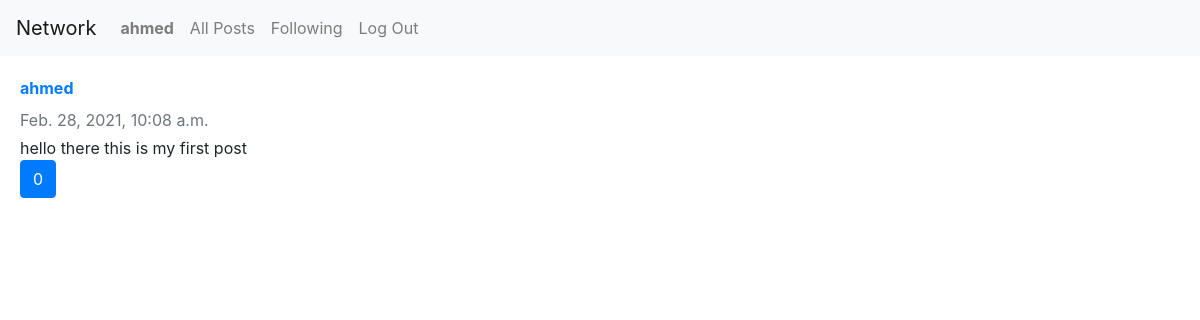
/all (signed in), run on the app's committed database.
### network/models.py (models this page shows, shortened)
class User(AbstractUser):
    following = models.ManyToManyField('User', related_name='followers')

class Post(models.Model):
    content = models.TextField()
    owner = models.ForeignKey(User, on_delete=models.CASCADE, related_name='posts')
    time_created = models.DateTimeField(auto_now_add=True)
    user_likes = models.ManyToManyField(User, related_name='post_likes')
    class Meta:
        ordering = ['-time_created']

### network/views.py (the view)
# urls.py: path('all', views.all_posts, name='all_posts'),
def all_posts(request):
    posts = Post.objects.all()
    return render(request, 'network/posts/post_list.html', {'posts': posts})

### network/templates/network/posts/post_list.html
{% extends 'network/layout.html' %}
{% block body %}
    {% for post in posts %}
       <div class="card-body d-flex flex-column align-items-start">
              <strong class="d-inline-block mb-2 text-primary"><a href="{% url 'user_profile' post.owner.id %}">{{ post.owner.username }}</a></strong>
              <div class="mb-1 text-muted">{{ post.time_created }}</div>
              <p class="card-text mb-auto">{{ post.content }}</p>
              <button class="btn btn-primary">{{ post.user_likes.count }}</button>
            </div>
    {% empty %}
        There are no posts right now, return later
    {% endfor %}
{% endblock %}

### network/templates/network/layout.html (shortened to what this page needs)
{% load static %}
<!DOCTYPE html>
<html lang="en">
    <head>
        <link rel="stylesheet" href="https://stackpath.bootstrapcdn.com/bootstrap/4.4.1/css/bootstrap.min.css">
        <link href="{% static 'network/styles.css' %}" rel="stylesheet">
    </head>
    <body>
        <nav class="navbar navbar-expand-lg navbar-light bg-light">
            <a class="navbar-brand" href="#">Network</a>
            <div>
              <ul class="navbar-nav mr-auto">
                {% if user.is_authenticated %}
                    <li class="nav-item">
                        <a class="nav-link" href="#"><strong>{{ user.username }}</strong></a>
                    </li>
                {% endif %}
                <li class="nav-item">
                  <a class="nav-link" href="{% url 'all_posts' %}">All Posts</a>
                </li>
                {% if user.is_authenticated %}
                    <li class="nav-item">
                        <a class="nav-link" href="#">Following</a>
                    </li>
                    <li class="nav-item">
                        <a class="nav-link" href="{% url 'logout' %}">Log Out</a>
                    </li>
                {% endif %}
              </ul>
            </div>
          </nav>
        <div class="body">
            {% block body %}
            {% endblock %}
        </div>
    </body>
</html>

### data on the page
User: username "ahmed"
Post: owner.username "ahmed", time_created "Feb. 28, 2021, 10:08 a.m.", content "hello there this is my first post", user_likes.count "0"
